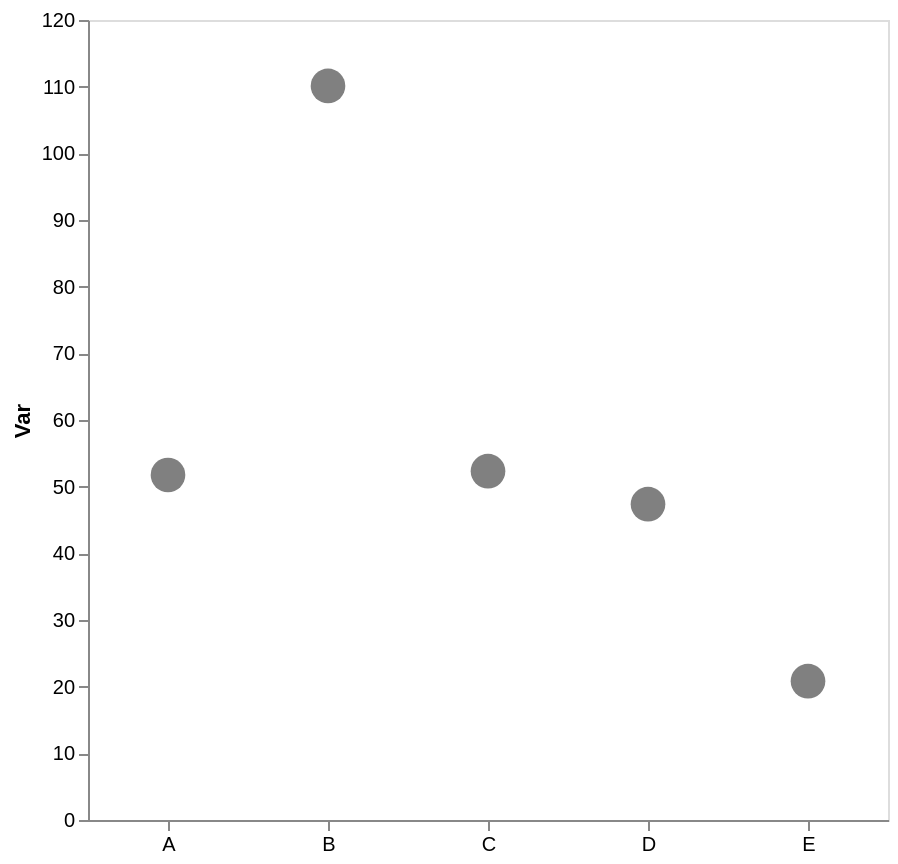

Describe this chart as a Vega-Lite specification.
### Vega-Lite specification from a JSON file in a GitHub repository (floating-point values rounded to 4 significant figures)
{"config": {"view": {"continuousWidth": 300, "continuousHeight": 300}, "axis": {"grid": false}, "bar": {"color": "gray"}}, "data": {"name": "data-f9bad9d9357ecd83beb8a6cf7139c097"}, "mark": {"type": "point", "color": "gray", "filled": true, "size": 300}, "encoding": {"x": {"axis": {"labelAngle": 0, "title": null}, "field": "cat", "type": "nominal"}, "y": {"aggregate": "mean", "axis": {"title": "Var"}, "field": "var1", "type": "quantitative"}}, "height": 400, "width": 400, "$schema": "https://vega.github.io/schema/vega-lite/v5.17.0.json", "datasets": {"data-f9bad9d9357ecd83beb8a6cf7139c097": [{"cat": "E", "var1": 22.2, "var2": 53.74}, {"cat": "D", "var1": 32.44, "var2": 50.23}, {"cat": "A", "var1": 58.19, "var2": 59.05}, {"cat": "C", "var1": 56.87, "var2": 49.27}, {"cat": "A", "var1": 45.31, "var2": 45.45}, {"cat": "C", "var1": 47.78, "var2": 62.08}, {"cat": "D", "var1": 53.81, "var2": 40.7}, {"cat": "B", "var1": 110.1, "var2": 67.47}, {"cat": "E", "var1": 18.51, "var2": 56.86}, {"cat": "D", "var1": 66.44, "var2": 47.45}, {"cat": "D", "var1": 36.79, "var2": 43.29}, {"cat": "E", "var1": 21.78, "var2": 34.7}]}}
